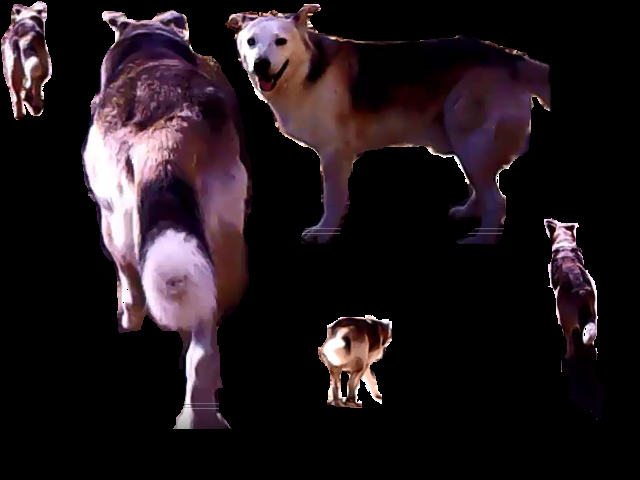
#> input picture KodiakCutout.png, 640 x 480 px
$ python BFM_SIFT.py   (Python 2 division)   (older library calls are emulated)
#> lines starting #> are read from the running program, lines starting #| are printed output that depends on the picture
import numpy as np
import cv2
from matplotlib import pyplot as plt
from drawMatches import *

cap = cv2.VideoCapture(r'C:\Users\chris.nelson\Desktop\Vid Captures\Quad\PuppialPursuit.mp4')
kodiak = cv2.imread('KodiakCutout.png',0)
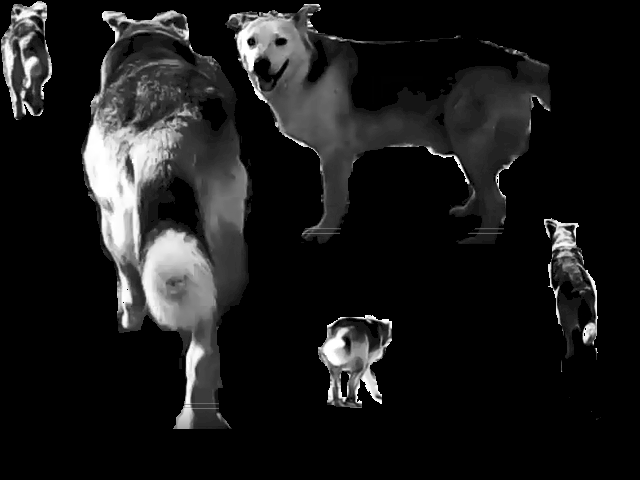
#> kodiak: shape (480, 640); min 0, max 255, mean 26.5
#cap = cv2.VideoCapture(r'C:\Users\chris.nelson\Desktop\Vid Captures\Quad\DogeChaseRoundDeux.avi')

#cap = cv2.VideoCapture(0)

# Define the codec and create VideoWriter object
#fourcc = cv2.VideoWriter_fourcc(*'DIVX')
fourcc = cv2.cv.CV_FOURCC(*'DIVX')
out = cv2.VideoWriter('FASTOut2.avi',fourcc, 20.0, (640,480))
i=0
cap.set(4, 640);
cap.set(3, 480)
while(cap.isOpened()):
    ret, frame = cap.read()
    print
    if ret==True:
        frame = frame[5:475,115:735,:]
        frame = cv2.cvtColor(frame, cv2.COLOR_BGR2GRAY)
        if i == 0:
            of = frame
            of2 = frame
            i=i+1
        elif i == 1:
            of2 = of
            i=i+1

        # Initiate SIFT detector
        sift = cv2.SIFT()
        # find the keypoints and descriptors with SIFT
        kp1, des1 = sift.detectAndCompute(frame,None)
        kp2, des2 = sift.detectAndCompute(frame,None)
        # create BFMatcher object
        bf = cv2.BFMatcher(cv2.NORM_HAMMING, crossCheck=True)
        # Match descriptors.
        matches = bf.knnMatch(des1,des2,2)
        # Sort them in the order of their distance.
        #matches = sorted(matches, key = lambda x:x.distance)
        # Draw first 10 matches.
        # Apply ratio test
        good = []
        for m,n in matches:
            if m.distance < 0.75*n.distance:
                good.append([m])
        BFM = drawMatches(frame,kp1,of2,kp2,good)


        #frame = cv2.medianBlur(frame,3)
        of2 = of
        of = frame
        out.write(frame)
        #print frame.shape
        cv2.imshow('frame',BFM)
        if cv2.waitKey(1) & 0xFF == ord('q'):
            break
    else:
        break
print 'done'
# Release everything if job is finished
cap.release()
out.release()
cv2.destroyAllWindows()
